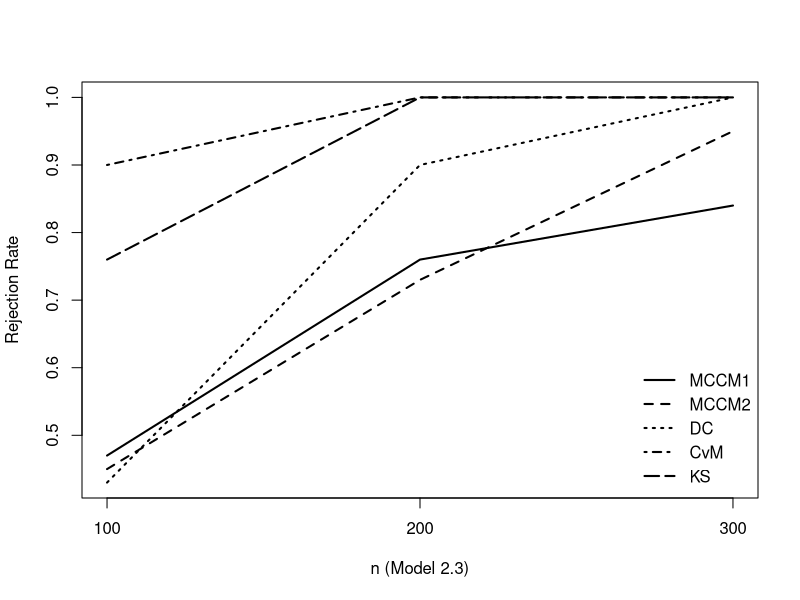

Write the R code that produced this figure.
# From the intermediate results to the entries in Figure 8.

figure8 =read.csv("InterResult//Figure8//figure8.csv", skip = 1, header = FALSE)

pfun=function(x){mean(x<=0.05)}


Pcvmks=as.vector(apply(figure8[10:15],2,mean))
Pmccldc=as.vector(apply(figure8[1:9],2,pfun))
Pvalue=c(Pmccldc,Pcvmks)


# Figure 8: Powers of MCCM1, MCCM2, DC, CvM and KS in Model 2.3

postscript("results/figure8.eps", width = 12, height = 5,  
           horizontal = FALSE, paper = "special")

par(mfrow=c(1,1))
model=matrix(Pvalue,nrow=5,byrow=T)
nsize=c(100,200,300)
plot(nsize,model[1,],type="l",ylim=c(min(model),max(model)),
     xlab="n (Model 2.3)",ylab="Rejection Rate",lty=1,lwd=2,xaxt="n")
axis(side=1,at=c(100,200,300))
lines(nsize,model[2,],lty=2,lwd=2)
lines(nsize,model[3,],lty=3,lwd=2)
lines(nsize,model[4,],lty=4,lwd=2)
lines(nsize,model[5,],lty=5,lwd=2)

legend("bottomright",                     # position
       legend = c("MCCM1","MCCM2","DC","CvM","KS"), # legend text
       lwd = 2,                        # line width
       lty = c(1,2,3,4,5),
       y.intersp = 1.2,
       bty = "n") 

dev.off()
